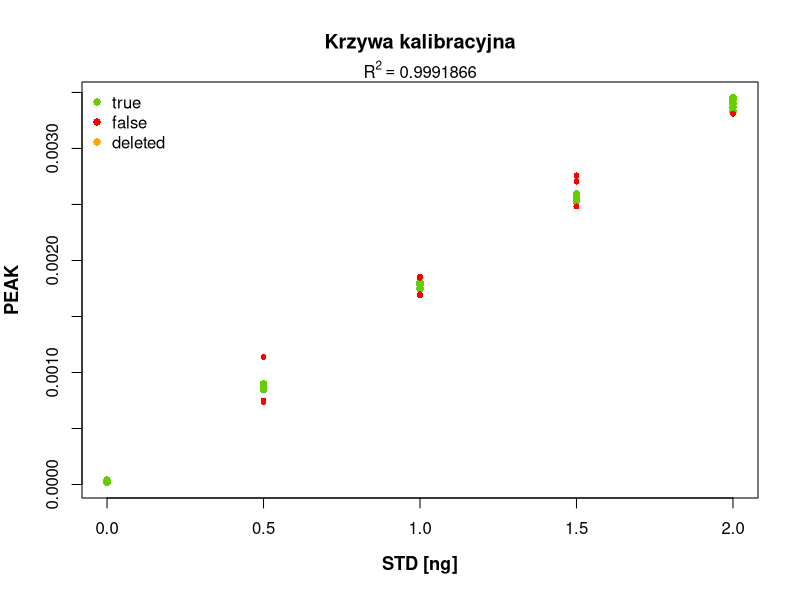

Write the R code that produced this figure. (Note: this script raises an error after producing the figure.)
date <- format(Sys.Date(), "%d%m%Y")

### 1 ###
# START - read file
#---------------------------

# Import, read and remove NA
data <- read.csv("Data/Materials/example_cal_curve.csv")
data <- na.omit(data)
head(data)

true_rows <- data[data$T.F == 'True', ]
false_rows <- data[data$T.F == 'False', ]


### 2 ###
# LINEAR - MODEL CALCULATION
# --------------------------

# OX and OY
x <- true_rows$STD..ng.
y <- true_rows$PEAK 


## Filter
lin_model <- 
      lm(PEAK ~ STD..ng., 
      data = true_rows
)

## Each
lin_original <- 
      lm(PEAK ~ STD..ng.,
      data = data
)

a <- summary(lin_model)
summary(lin_original)

#  Extract R-squared value OR ADJUST???
rsquared <- summary(lin_model)$r.squared



### 3 ###
# Creation of Calibration Curve
# -----------------------------

pdf(
    paste("Raw/Plots/", 
          "Rplot_linear_", 
          date, ".pdf",
          sep = ''),
    paper = "special"
)

#  Generate Plot
dfPlot <- plot( x, 
               y,
               main = "Krzywa kalibracyjna",
               xlab = substitute(paste(bold("STD [ng]"))), 
               ylab = substitute(paste(bold("PEAK"))), 
               pch=16,
               col = "chartreuse3",
               cex = 1,        # point_size
               cex.lab = 1.1   # lab_size
               )

#  Add calibration line
abline(lin_model, 
       col="black",
       lty=6,
       lwd=0
)

#  Add false_rows point to plot - red
points(false_rows$STD..ng., false_rows$PEAK, 
       pch=16, 
       col="red",
       cex = 0.8   
)

#  Add false_rows point to plot - red
points(false_rows$STD..ng., false_rows$PEAK, 
       pch=16, 
       col="red",
       cex = 0.8   
)

# Top-center add R ^ 2
mtext(bquote(
  R^2 == .(rsquared)),
  side = 3
)


#  Add legend
legend("topleft",
      legend=c("true", "false","deleted"),
      col=c("chartreuse3", "red","orange"),
      pch=16,
      bty="n"  # without border
)

dfPlot
dev.off()



### 4 ###
# Writing statistics for original and filtered data
# -------------------------------------------------


## Summarize
directory <- "C:/Users/joasi/UKEN_Hg_Analysis/Raw/Tables/"


# ORIGINAL VALUES
original_output <- capture.output(summary(lin_original))

fileName = paste(directory, 'stats_org_lm_', date,'.csv', sep='')
write.table(original_output[-1], 
            fileName, 
            quote = FALSE, 
            row.names = FALSE, 
            col.names = FALSE)

# CHOSEN VALUES
chosen_output <- capture.output(summary(lin_model))

fileName = paste(directory, 'stats_ch_lm_', date,'.csv', sep='')
write.table(chosen_output[-1], 
          fileName, 
          quote = FALSE, 
          row.names = FALSE, 
          col.names = FALSE)




